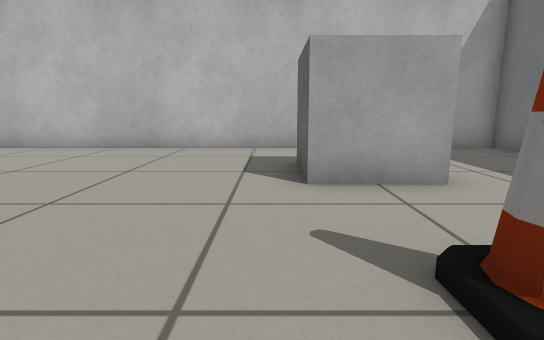
view 1 (above)

18 first-person views from a walk through a world built for the Gazebo simulator. The camera is 0.5 m above the floor, tilts 10° down and sees 80° across. Floor lines are 1 m apart. The floor is counted in squares, 0.5 m on a side. Each view is taken from the middle of a square. On the plan, view 1 faces up. The plan holds only what a view shows up to about 12 squares ahead; the rest is blank.

view 2
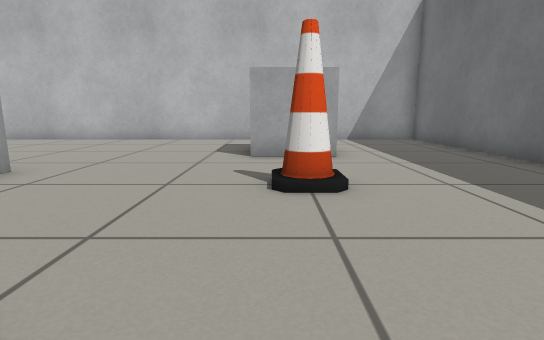

view 3
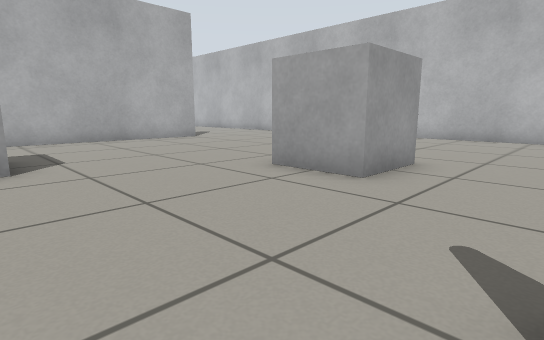

view 4
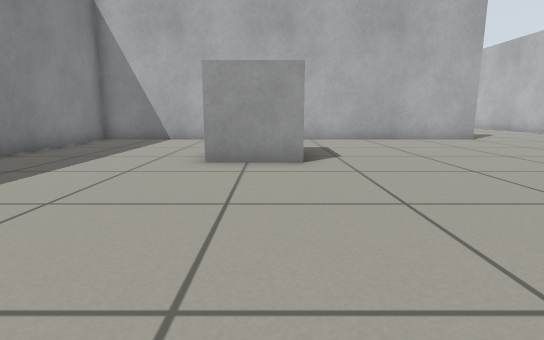

view 5
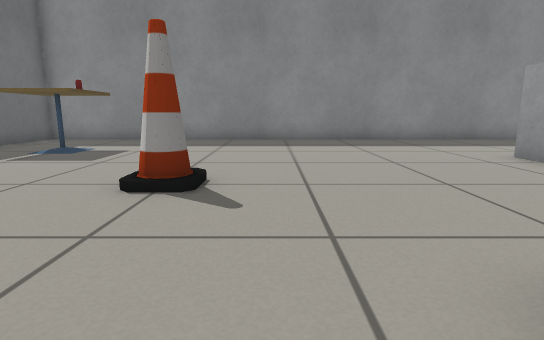

view 6
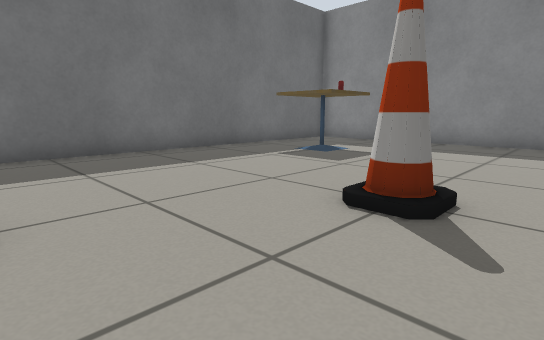

view 7
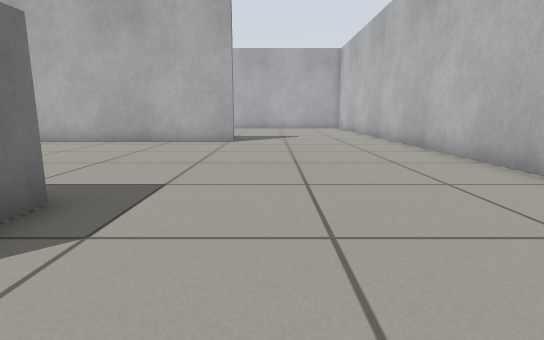

view 8
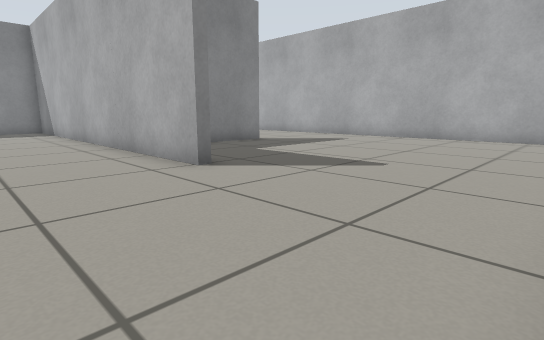

view 9
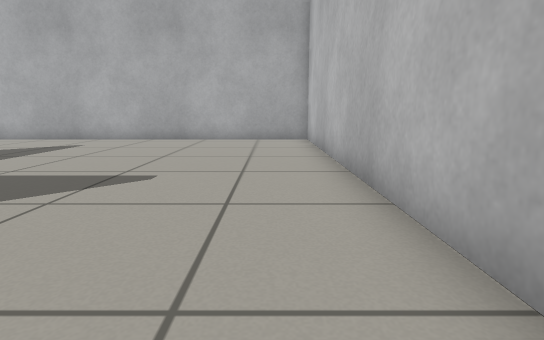

view 10
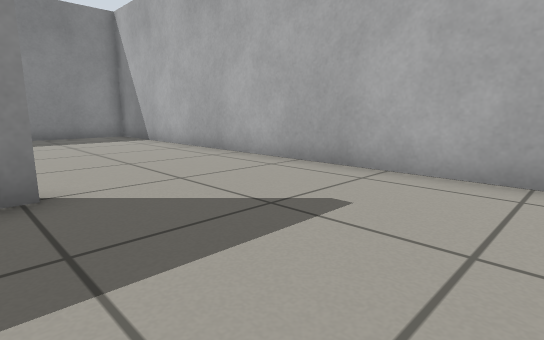

view 11
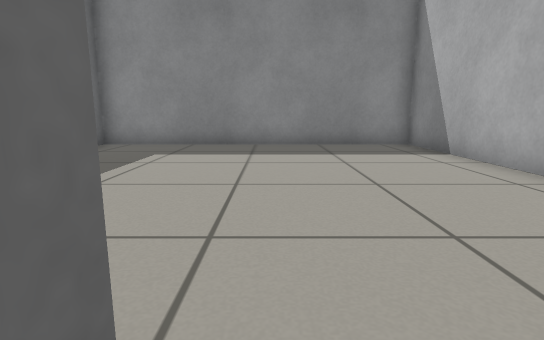

view 12
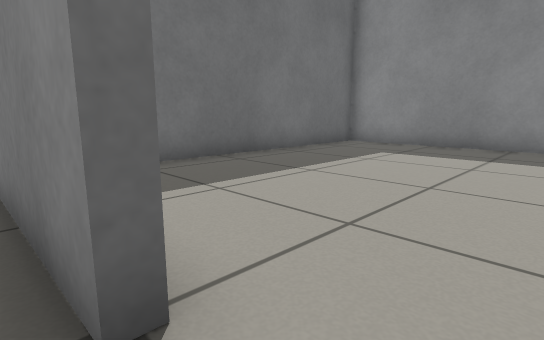

view 13
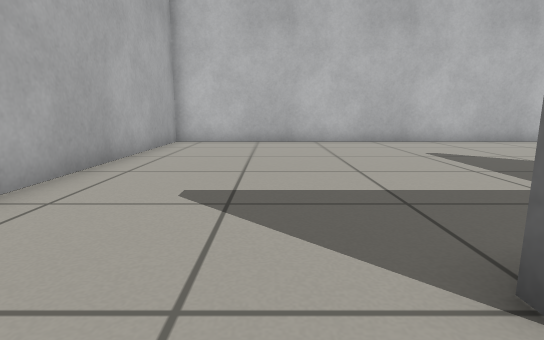

view 14
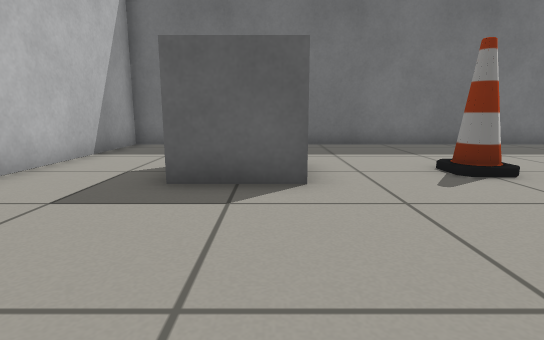

view 15
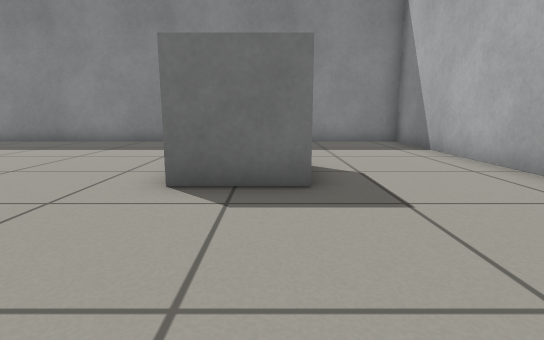

view 16
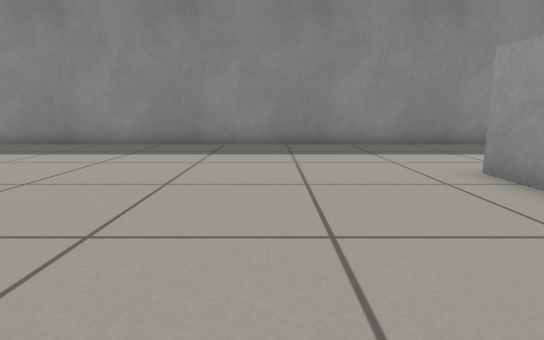

view 17
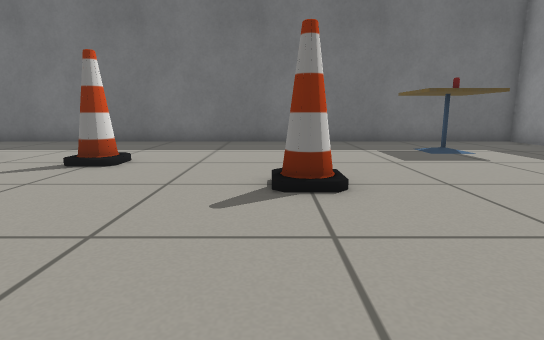

view 18
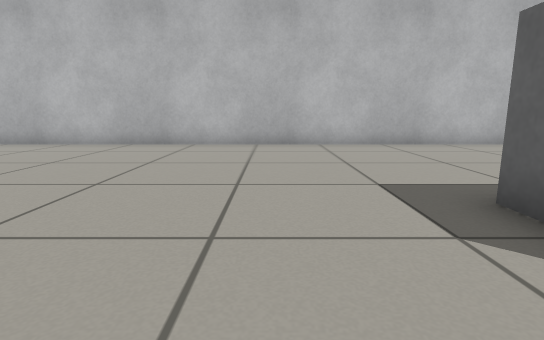

### Floor plan
Points are (right, up) in squares from view 1. A wall is a line through its corners. A room is listed if a view was taken in it or the views show most of it. See-through windows are left out.
Room 1 (views 1, 2, 3, 4, 5, 6, 7, 8, 9, 10, 11, 12, 14, 15, 16, 17, 18)
walls: (-13.7, 3.7) (-13.4, 3.7) (-13.4, -10.4) (6.3, -10.4) (6.3, 9.4) (-23.4, 9.4) (-23.4, -0.5); (-18.7, -0.3) (-15.3, -0.3)
low walls: (-18.7, -0.8) (-18.7, -0.3)
ways out: opening at (-21, 0) to room 2
objects: other object (-9, -5) to (-8, -4); other object (-5, 1) to (-4, 2); cone (-1, -3) to (0, -2); cone (1, 1) to (2, 2); other object (1, 5) to (2, 6); cafe table (3, -7) to (4, -6); other object (3, -6)
Room 2 (view 13)
walls: (-23.4, -0.5) (-23.4, -10.4) (-13.7, -10.4) (-13.7, -3)
ways out: opening at (-21, 0) to room 1

Positions as (right, up) in squares from view 1, and headings:
1: (0, 0), facing up
2: (1, -3), facing up
3: (-1, -4), facing up-left
4: (-1, -4), facing left
5: (-2, 2), facing down
6: (-2, 1), facing down-right
7: (-2, 5), facing left
8: (-10, 9), facing down-left
9: (-11, 8), facing left
10: (-18, 4), facing down-left
11: (-19, 0), facing down
12: (-20, 0), facing down-right
13: (-20, -2), facing up
14: (-4, 5), facing right
15: (-9, 1), facing down
16: (-4, 0), facing down
17: (-5, -2), facing right
18: (-8, -1), facing up
